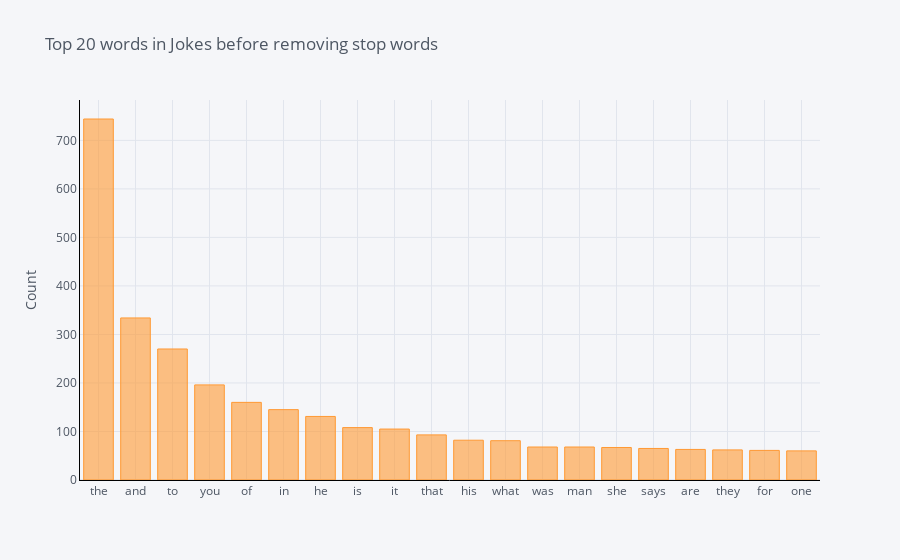

Notebook cell for this chart:
### Code cell
def get_top_n_words(corpus, n=None):
    vec = CountVectorizer().fit(corpus)
    bag_of_words = vec.transform(corpus)
    sum_words = bag_of_words.sum(axis=0) 
    words_freq = [(word, sum_words[0, idx]) for word, idx in vec.vocabulary_.items()]
    words_freq =sorted(words_freq, key = lambda x: x[1], reverse=True)
    return words_freq[:n]
common_words = get_top_n_words(jokes['jokeText'], 20)
df1 = pd.DataFrame(common_words, columns = ['ReviewText' , 'count'])
df1.groupby('ReviewText').sum()['count'].sort_values(ascending=False).iplot(
    kind='bar', yTitle='Count', linecolor='black', title='Top 20 words in Jokes before removing stop words')

### Figure 1 — Plotly figure (JSON) as saved in the notebook; plotly's stock layout.template omitted (floating-point values rounded to 4 significant figures)
{"data": [{"marker": {"color": "rgba(255, 153, 51, 0.6)", "line": {"color": "rgba(255, 153, 51, 1.0)", "width": 1}}, "name": "count", "orientation": "v", "text": "", "type": "bar", "x": ["the", "and", "to", "you", "of", "in", "he", "is", "it", "that", "his", "what", "was", "man", "she", "says", "are", "they", "for", "one"], "y": [744, 334, 270, 196, 160, 145, 131, 108, 105, 93, 82, 81, 68, 68, 67, 65, 63, 62, 61, 60]}], "layout": {"legend": {"bgcolor": "#F5F6F9", "font": {"color": "#4D5663"}}, "paper_bgcolor": "#F5F6F9", "plot_bgcolor": "#F5F6F9", "title": {"font": {"color": "#4D5663"}, "text": "Top 20 words in Jokes before removing stop words"}, "xaxis": {"gridcolor": "#E1E5ED", "linecolor": "black", "showgrid": true, "tickfont": {"color": "#4D5663"}, "title": {"font": {"color": "#4D5663"}, "text": ""}, "zerolinecolor": "#E1E5ED"}, "yaxis": {"gridcolor": "#E1E5ED", "linecolor": "black", "showgrid": true, "tickfont": {"color": "#4D5663"}, "title": {"font": {"color": "#4D5663"}, "text": "Count"}, "zerolinecolor": "#E1E5ED"}}}
